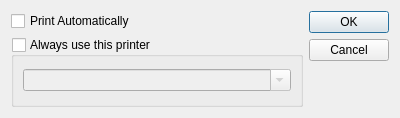
<?xml version="1.0" encoding="UTF-8"?>
<ui version="4.0">
 <class>printOptions</class>
 <widget class="QDialog" name="printOptions">
  <property name="geometry">
   <rect>
    <x>0</x>
    <y>0</y>
    <width>400</width>
    <height>118</height>
   </rect>
  </property>
  <property name="windowTitle">
   <string>Print Options</string>
  </property>
  <layout class="QGridLayout" name="gridLayout_2">
   <item row="0" column="0">
    <widget class="QCheckBox" name="_autoPrint">
     <property name="text">
      <string>Print Automatically</string>
     </property>
    </widget>
   </item>
   <item row="0" column="1" rowspan="2">
    <widget class="QDialogButtonBox" name="_buttonBox">
     <property name="orientation">
      <enum>Qt::Vertical</enum>
     </property>
     <property name="standardButtons">
      <set>QDialogButtonBox::Cancel|QDialogButtonBox::Ok</set>
     </property>
    </widget>
   </item>
   <item row="1" column="0">
    <widget class="QGroupBox" name="_printerGroup">
     <property name="title">
      <string>Always use this printer</string>
     </property>
     <property name="checkable">
      <bool>true</bool>
     </property>
     <property name="checked">
      <bool>false</bool>
     </property>
     <layout class="QGridLayout" name="gridLayout">
      <item row="0" column="0">
       <widget class="QComboBox" name="_printers">
        <property name="editable">
         <bool>true</bool>
        </property>
       </widget>
      </item>
     </layout>
    </widget>
   </item>
  </layout>
 </widget>
 <resources/>
 <connections>
  <connection>
   <sender>_buttonBox</sender>
   <signal>rejected()</signal>
   <receiver>printOptions</receiver>
   <slot>reject()</slot>
   <hints>
    <hint type="sourcelabel">
     <x>316</x>
     <y>260</y>
    </hint>
    <hint type="destinationlabel">
     <x>286</x>
     <y>274</y>
    </hint>
   </hints>
  </connection>
 </connections>
</ui>
